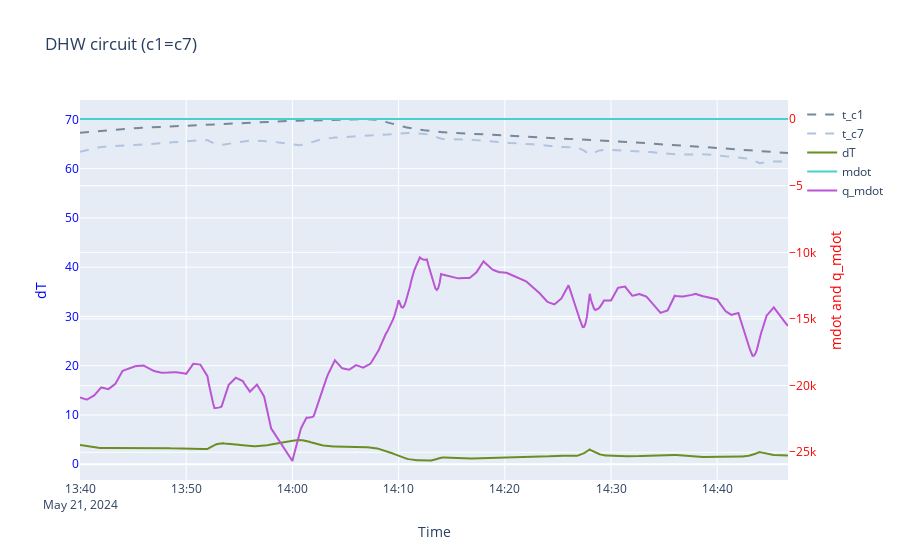

Notebook code for this chart:
### Code cell
####### Energie im Tank WW

###  GROUP 1: WW -> Warmwasser geht aus dem tank in position c1 (für die 2 HK) und kommt zurück als c7
#    c1 = c9 + c4
gr_17_list = [c1_df[1], c7_df[1]]

#gr_17 = pd.concat((df.iloc[::freq5][:num_steps+1] for df in gr_17_list), axis = 1)
gr_17 = pd.concat((df.iloc[:] for df in gr_17_list), axis = 1)
gr_17["dmdot"] = gr_17["mdot_c7"] - gr_17["mdot_c1"]
gr_17["dT"] = gr_17["t_c1"] - gr_17["t_c7"]
gr_17["mdot"] = gr_17["mdot_c1"]
gr_17["q_mdot"] = gr_17["dT"] * gr_17["mdot"] *cp

# Creating the plot
fig = go.Figure()

# Adding dT line
fig.add_trace(go.Scatter(
    x=gr_17.index,
    y=gr_17["t_c1"],
    name="t_c1",
    yaxis="y1",
    line=dict(color="lightslategray", dash='dash')
))

fig.add_trace(go.Scatter(
    x=gr_17.index,
    y=gr_17["t_c7"],
    name="t_c7",
    yaxis="y1",
    line=dict(color="lightsteelblue", dash='dash')
))

fig.add_trace(go.Scatter(
    x=gr_17.index,
    y=gr_17["dT"],
    name="dT",
    yaxis="y1",
    line=dict(color="olivedrab")
))

# Adding mdot line
fig.add_trace(go.Scatter(
    x=gr_17.index,
    y=gr_17["mdot"],
    name="mdot",
    yaxis="y2",
    line=dict(color="mediumturquoise")
))

# Adding q_mdot line
fig.add_trace(go.Scatter(
    x=gr_17.index,
    y=gr_17["q_mdot"],
    name="q_mdot",
    yaxis="y2",  # Using the same y-axis as mdot for demonstration
    line=dict(color="mediumorchid")
))

# Updating layout for the dual y-axis
fig.update_layout(
    title="DHW circuit (c1=c7)",
    xaxis_title="Time",
    yaxis=dict(
        title="dT",
        titlefont=dict(color="blue"),
        tickfont=dict(color="blue"),
        anchor="x",
        side="left"
    ),
    yaxis2=dict(
        title="mdot and q_mdot",
        titlefont=dict(color="red"),
        tickfont=dict(color="red"),
        overlaying="y",
        anchor="x",
        side="right"
    )
)

# Show the plot
fig.show()

### Figure 1 — Plotly figure (JSON) as saved in the notebook; plotly's stock layout.template omitted (floating-point values rounded to 4 significant figures; data arrays with more than 128 entries replaced by an {"elided": "..."} marker saying what was removed)
{"data": [{"line": {"color": "lightslategray", "dash": "dash"}, "name": "t_c1", "type": "scatter", "x": {"elided": "501 str values"}, "y": {"elided": "501 float values"}, "yaxis": "y"}, {"line": {"color": "lightsteelblue", "dash": "dash"}, "name": "t_c7", "type": "scatter", "x": {"elided": "501 str values"}, "y": {"elided": "501 float values"}, "yaxis": "y"}, {"line": {"color": "olivedrab"}, "name": "dT", "type": "scatter", "x": {"elided": "501 str values"}, "y": {"elided": "501 float values"}, "yaxis": "y"}, {"line": {"color": "mediumturquoise"}, "name": "mdot", "type": "scatter", "x": {"elided": "501 str values"}, "y": {"elided": "501 float values"}, "yaxis": "y2"}, {"line": {"color": "mediumorchid"}, "name": "q_mdot", "type": "scatter", "x": {"elided": "501 str values"}, "y": {"elided": "501 float values"}, "yaxis": "y2"}], "layout": {"title": {"text": "DHW circuit (c1=c7)"}, "xaxis": {"title": {"text": "Time"}}, "yaxis": {"anchor": "x", "side": "left", "tickfont": {"color": "blue"}, "title": {"font": {"color": "blue"}, "text": "dT"}}, "yaxis2": {"anchor": "x", "overlaying": "y", "side": "right", "tickfont": {"color": "red"}, "title": {"font": {"color": "red"}, "text": "mdot and q_mdot"}}}}
